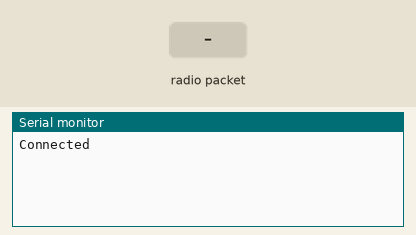
A sketch run on a simulated Arduino Uno, built with avr-gcc and run on an emulated ATmega328P. Parts: the last lines printed to the serial monitor. Inputs (shaded band) come from the test bench. No radio packets arrive unless stated.

Above: at 1.2 s.
1.3 s: radio packet "1" arrives
At 2.5 s:
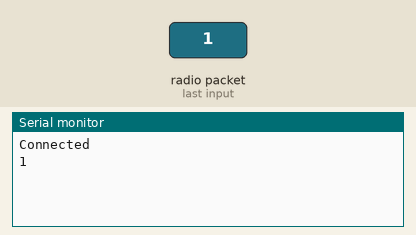
2.8 s: radio packet "0" arrives
At 3.9 s:
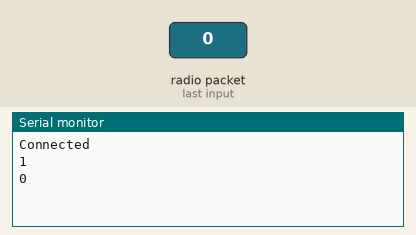
4.3 s: radio packet "2" arrives
At 5.1 s:
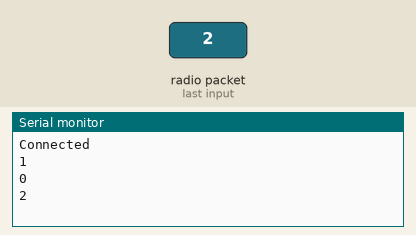

Measured:
- after the input at 1.3 s, the serial monitor: prints a new line at once (image 1)
- after the input at 2.8 s, the serial monitor: prints a new line at once (image 2)
- after the input at 4.3 s, the serial monitor: prints a new line at once (image 3)

The sketch:

Reciever_Code.ino
```cpp
//Reciever Code

#include <SPI.h>
#include <nRF24L01.h>
#include <RF24.h>

RF24 radio(7, 8); // CE, CSN

const byte address[6] = "00001";

void setup() {
  Serial.begin(9600);
  while(!radio.begin()){
    Serial.println("NRF24L01 not connected");
  }
  Serial.println("Connected");
  radio.openReadingPipe(0, address);
  radio.setPALevel(RF24_PA_MIN);
  radio.startListening();
}

void loop() {
  if (radio.available()) {
    char text[32] = "";
    radio.read(&text, sizeof(text));
    Serial.println(text);
  }
}
```
